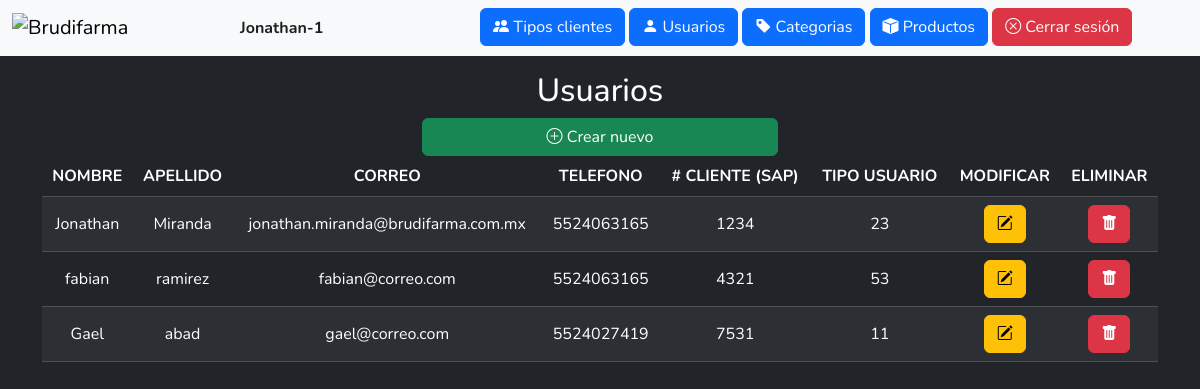
Page /admin/user.php (signed in) on the committed database.
### tables this page shows
CREATE TABLE `user` (
  `ID` int(100) NOT NULL,
  `NOMBRE` varchar(100) NOT NULL,
  `APELLIDO` varchar(100) NOT NULL,
  `CORREO` varchar(200) NOT NULL,
  `TELEFONO` varchar(20) NOT NULL,
  `NUMERO_CLIENTE` int(100) NOT NULL,
  `ID_TIPO_USER` int(100) NOT NULL,
  `RESET_PW` int(1) NOT NULL DEFAULT 0,
  `CREATE_PW` int(1) NOT NULL DEFAULT 0,
  `PW` text DEFAULT NULL
);

CREATE TABLE `tipo_user` (
  `ID` int(100) NOT NULL,
  `NOMBRE` varchar(100) NOT NULL,
  `DESCRIPCION` varchar(100) NOT NULL
);

### admin/user.php (the view, shortened to what this page needs)
<?php
if (isset($_SESSION['admin-us'])) {
    require('../connection/conexion.php');
    ?>
    <!DOCTYPE html>
    <html lang="es">
    <head>
        <?php
        require('../src/component/bootstrap.php');
        ?>
    </head>
    <body class="bg-dark">
        <?php
        require('src/navbar.php');
        ?>
        <div class="container mt-3">
            <div class="row">
                <div class="col-md-12">
                    <h2 class="text-white text-center">Usuarios</h2>
                </div>
                <div class="col-md-4 offset-md-4">
                    <div class="d-grid gap-2">
                        <button class="btn btn-success" type="button" data-bs-toggle="modal" data-bs-target="#add"><i
                                class="bi bi-plus-circle"></i> Crear nuevo</button>
                    </div>
                </div>
                <div class="col-md-12 table-responsive ">
                    <table class="table table-dark table-striped align-middle">
                        <thead>
                            <tr class="text-center">
                                <th scope="col">NOMBRE</th>
                                <th scope="col">APELLIDO</th>
                                <th scope="col">CORREO</th>
                                <th scope="col">TELEFONO</th>
                                <th scope="col"># CLIENTE (SAP)</th>
                                <th scope="col">TIPO USUARIO</th>
                                <th scope="col">MODIFICAR</th>
                                <th scope="col">ELIMINAR</th>
                            </tr>
                        </thead>
                        <tbody>
                            <?php
                            $query = "SELECT u.ID, u.NOMBRE, u.APELLIDO, u.CORREO, u.TELEFONO, u.NUMERO_CLIENTE, t.NOMBRE AS TIPO_CLIENTE FROM user u JOIN tipo_user t ON u.ID_TIPO_USER = t.ID";
                            $resultado = $con->prepare($query);
                            $resultado->execute();
                            if ($resultado->rowCount() >= 1) {
                                while ($row = $resultado->fetch(PDO::FETCH_ASSOC)) {
                                    ?>
                                    <tr class="text-center">
                                        <td><?php echo $row['NOMBRE']; ?></td>
                                        <td><?php echo $row['APELLIDO']; ?></td>
                                        <td><?php echo $row['CORREO']; ?></td>
                                        <td><?php echo $row['TELEFONO']; ?></td>
                                        <td><?php echo $row['NUMERO_CLIENTE']; ?></td>
                                        <td><?php echo $row['TIPO_CLIENTE']; ?></td>
                                        <td>
                                            <button type="button" class="btn btn-warning" data-bs-toggle="modal"
                                                data-bs-target="#edit-user" data-bs-nombre="<?php echo $row['NOMBRE']; ?>"
                                                data-bs-apellido="<?php echo $row['APELLIDO']; ?>"
                                                data-bs-correo="<?php echo $row['CORREO']; ?>"
                                                data-bs-telefono="<?php echo $row['TELEFONO']; ?>"
                                                data-bs-numero-cliente="<?php echo $row['NUMERO_CLIENTE']; ?>"
                                                data-bs-tipo-cliente="<?php echo $row['TIPO_CLIENTE']; ?>"
                                                data-bs-id="<?php echo $row['ID']; ?>">
                                                <i class="bi bi-pencil-square"></i>
                                            </button>
                                        </td>
                                        <td>
                                            <form class="delete-user" method="POST" enctype="multipart/form-data"
                                                accept-charset="utf-8">
                                                <button type="submit" class="btn btn-danger">
                                                    <i class="bi bi-trash-fill"></i>
                                                </button>
                                            </form>
                                        </td>
                                    </tr>
                                    <?php
                                }
                            } else {
                                echo '<td colspan="8"><div class="alert alert-danger" role="alert">Aún no tienes ningun usuario creado</div></td>';
                            }
                            ?>
                        </tbody>
                    </table>
                </div>
            </div>
        </div>
    </body>
    </html>
    <?php
} else {
    header("Location: index.php");
    exit();
}
?>

### src/component/bootstrap.php (shortened to what this page needs)
<?php
$base_url = ((isset($_SERVER['HTTPS']) && $_SERVER['HTTPS'] === 'on') ? "https" : "http") . "://" . $_SERVER['HTTP_HOST'] . "/catalogo";
?>
<link href="https://cdn.jsdelivr.net/npm/bootstrap@5.3.3/dist/css/bootstrap.min.css" rel="stylesheet">
<link rel="stylesheet" href="https://cdn.jsdelivr.net/npm/bootstrap-icons@1.11.3/font/bootstrap-icons.min.css">
<link rel="stylesheet" href="<?php echo $base_url; ?>/css/style.css">

### admin/src/navbar.php (shortened to what this page needs)
<nav class="navbar sticky-top navbar-expand-md bg-body-tertiary">
    <div class="container-fluid">
        <a class="navbar-brand" href="#">
            <img class="img-fluid d-block m-auto logo-menu"
                src="https://brudifarma.com.mx/wp-content/uploads/2022/06/logoBrudi.png" alt="Brudifarma">
        </a>
        <div class="collapse navbar-collapse" id="navbarSupportedContent">
            <div class="container">
                <div class="row">
                    <div class="col-md-3">
                        <p class="focus my-2"><?php echo $_SESSION["admin-us"] . "-" . $_SESSION["admin-id"]; ?></p>
                    </div>
                    <div class="col-md-9">
                        <div class="d-grid gap-2 d-md-block">
                            <a class="btn btn-primary" href="tipo-cliente.php">
                                <i class="bi bi-people-fill"></i> Tipos clientes
                            </a>
                            <a class="btn btn-primary" href="user.php">
                                <i class="bi bi-person-fill"></i> Usuarios
                            </a>
                            <a class="btn btn-primary" href="#">
                                <i class="bi bi-tag-fill"></i> Categorias
                            </a>
                            <a class="btn btn-primary" href="#">
                                <i class="bi bi-box-fill"></i> Productos
                            </a>
                            <a class="btn btn-danger" href="src/destroy.php"><i class="bi bi-x-circle"></i>
                                Cerrar sesión</a>
                        </div>
                    </div>
                </div>
            </div>
        </div>
    </div>
</nav>

### css/style.css (style rules this page uses)
body { background-color: #f2f2f2 !important; font-family: "Nunito", sans-serif; }
.focus { color: #1f1f1f; font-weight: bold; }
.logo-menu { width: 200px; height: auto; }

### rows in the picture
user: NOMBRE "Jonathan", APELLIDO "Miranda", CORREO "jonathan.miranda@brudifarma.com.mx", TELEFONO "5524063165", NUMERO_CLIENTE "1234", ID_TIPO_USER.NOMBRE "23"
user: NOMBRE "fabian", APELLIDO "ramirez", CORREO "fabian@correo.com", TELEFONO "5524063165", NUMERO_CLIENTE "4321", ID_TIPO_USER.NOMBRE "53"
user: NOMBRE "Gael", APELLIDO "abad", CORREO "gael@correo.com", TELEFONO "5524027419", NUMERO_CLIENTE "7531", ID_TIPO_USER.NOMBRE "11"

### other values in the picture
$_SESSION["admin-us"] "Jonathan"
$_SESSION["admin-id"] "1"
